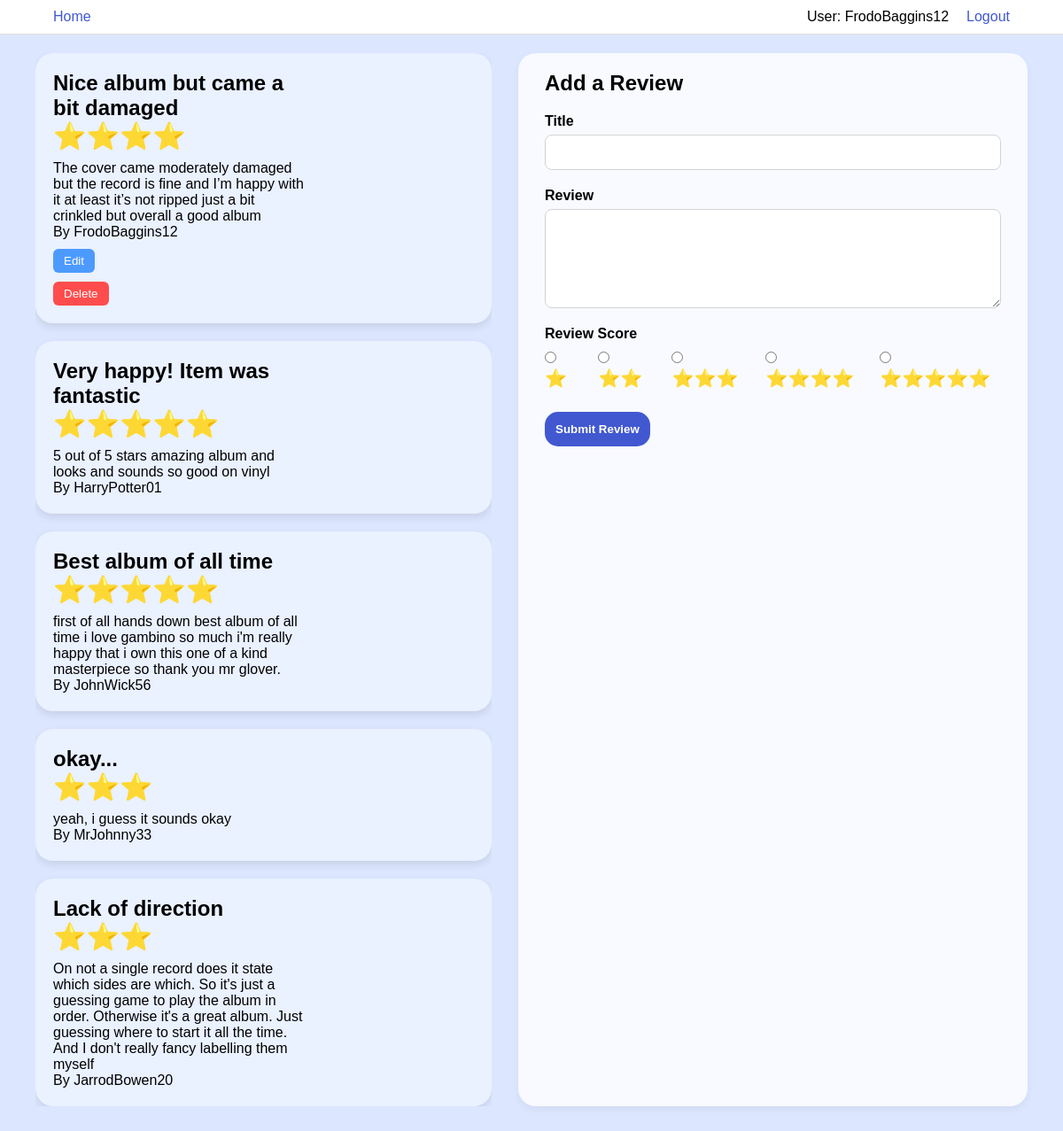
/products/d3661fff-d941-42e5-a164-9c4af6caf3f4 (signed in), run on the app's committed database.
### tables this page shows
CREATE TABLE Reviews (
        review_id TEXT PRIMARY KEY,
        product_id TEXT NOT NULL,
        username TEXT NOT NULL,
        review_title TEXT NOT NULL,
        review_body TEXT NOT NULL,
        review_score INTEGER NOT NULL,
        FOREIGN KEY (product_id) REFERENCES Products(product_id),
        FOREIGN KEY (username) REFERENCES Users(username)
    );

### Source/flask_app.py (the view, shortened to what this page needs)
@app.route("/products/<product_id>", methods=["GET", "POST"])
@login_required
def review_page(product_id):
    reviews = build_list_of_reviews(product_id)
    return render_template("review-page.html", reviews=reviews)

### Source/Helpers/build_list_of_reviews_helper.py (called while the page is built)
def build_list_of_reviews(product_id):
    query = f"SELECT review_id, review_title, review_body, review_score, username FROM {REVIEW_TABLE_NAME} WHERE product_id = ?"
    cur, con = query_database(query, params=(product_id,))
    rows = cur.fetchall()
    con.close()
    reviews = []
    for row in rows:
        review_id, review_title, review_body, review_score, username = row
        review = Review(review_id, review_title, review_body, review_score, username, product_id)
        reviews.append(review)
    return reviews

### Source/Helpers/build_user_class_from_database_helper.py (called while the page is built)
def build_user(username):
    query = f"SELECT is_admin FROM {USER_TABLE_NAME} WHERE username = ? LIMIT 1"
    cur, con = query_database(query, params=(username,))
    result = cur.fetchone()
    con.close()
    if result is None:
        return None
    else:
        return User(username, bool(result[0]))

### Source/Helpers/database_query_helper.py (called while the page is built)
def query_database(query, **kwargs):
    base_dir = os.path.dirname(os.path.abspath(__file__))
    full_path = os.path.join(base_dir, "../..", "Databases", DATABASE_FILE_NAME)
    params = kwargs.get('params', None)
    con = sqlite3.connect(full_path)
    con.execute("PRAGMA foreign_keys = ON")  # Enable foreign keys
    cur = con.cursor()
    if params is None:
        result = cur.execute(query)
    else:
        result = cur.execute(query, params)
    con.commit()
    return result, con

### Source/Models/user.py (called while the page is built)
    def get_id(self):
        return self.username

    @property
    def is_authenticated(self):
        return True

### Source/flask_app.py (called while the page is built)
@login_manager.user_loader
def load_user(username):
    return build_user(username)

### Source/templates/review-page.html (shortened to what this page needs)
{% extends "base-template.html" %}
{% block stylesheet %}
<link rel="stylesheet" href="{{ url_for('static', filename='CSS/review-page.css') }}">
{% endblock %}
{% block content %}
<div class="review-page-container">
  <div class="reviews-left">
    <div class="review-list">
      {% for review in reviews %}
      <div class="review-card">
        <div class="review-info">
          <h2>{{ review.review_title }}</h2>
          <h3>{{ "⭐️" * review.review_score }}</h3>
          <p>{{ review.review_body }}</p>
          <p>By {{ review.username }}</p>
          {% if current_user.get_id() == review.username %}
          <form method="GET" action="{{ url_for('edit_review', product_id=review.product_id, review_id=review.review_id) }}">
            <button type="submit" class="edit-btn">Edit</button>
          </form>
          <form method="POST" action="{{ url_for('delete_review_form', review_id=review.review_id) }}"
                onsubmit="return confirm('Are you sure you want to delete this review?');">
            <button type="submit" class="delete-btn">Delete</button>
          </form>
          {% endif %}
        </div>
      </div>
      {% endfor %}
    </div>
  </div>
  <div class="review-form-right">
    <h2>Add a Review</h2>
    <form method="POST">
      <div class="field">
        <label for="review_title">Title</label>
        <input type="text" id="review_title" name="review_title" required>
      </div>
      <div class="field">
        <label for="review_body">Review</label>
        <textarea id="review_body" name="review_body" rows="5" required></textarea>
      </div>
      <div class="field">
        <label>Review Score</label>
        <div class="radio-group">
          {% for i in range(1, 6) %}
          <label>
            <input type="radio" name="review_score" value="{{ i }}" required> {{ "⭐️" * i }}
          </label>
          {% endfor %}
        </div>
      </div>
      <input type="submit" value="Submit Review">
    </form>
  </div>
</div>
{% endblock %}

### Source/static/CSS/constants.css (style rules this page uses)
:root { --webpage-background: #dce7ff; --header-gradient: linear-gradient(-190deg, #8e98c5, #3239a8); --button-gradient: linear-gradient(10deg, #6c749a, #0b16ba); --border-colour: #4158d0; }

### Source/static/CSS/base-template.css (style rules this page uses)
* { margin: 0; padding: 0; box-sizing: border-box; font-family: 'Amazon Ember', sans-serif; }
html,body { padding-top: 20px; display: flex; justify-content: center; align-items: center; height: auto; width: auto; overflow-y: auto; place-items: center; background: var(--webpage-background); }

### Source/static/CSS/review-page.css (style rules this page uses)
.review-page-container { display: flex; gap: 30px; padding: 20px 40px 40px; height: 100%; box-sizing: border-box; }
.reviews-left { flex: 1; overflow-y: auto; }
.review-list { display: flex; flex-direction: column; gap: 20px; padding: 0; }
.review-card { display: flex; justify-content: space-between; align-items: center; background: #eaf1ff; border-radius: 20px; padding: 20px; box-shadow: 0px 4px 10px rgba(0, 0, 0, 0.1); }
.review-info { max-width: 60%; }
.review-info h2 { margin-bottom: 0; }
.review-info h3 { font-size: 30px; margin-bottom: 10px; }
.review-form-right { flex: 1; background: #f8faff; border-radius: 20px; padding: 20px 30px; box-shadow: 0px 4px 10px rgba(0,0,0,0.05); overflow-y: auto; }
.review-form-right h2 { margin-bottom: 20px; user-select: none; }
.review-form-right form .field { margin-bottom: 20px; display: flex; flex-direction: column; }
.review-form-right form label { font-weight: 600; margin-bottom: 6px; user-select: none; }
.review-form-right form input[type="text"], .review-form-right form input[type="number"], .review-form-right form textarea { padding: 10px; border: 1px solid lightgrey; border-radius: 8px; font-size: 16px; resize: vertical; }
.review-form-right form input[type="submit"] { background: #4158d0; color: white; font-weight: 600; padding: 12px; border: none; border-radius: 15px; cursor: pointer; transition: background-color 0.3s ease; }
.delete-btn { background-color: #ff4d4d; color: white; border: none; padding: 6px 12px; border-radius: 6px; cursor: pointer; margin-top: 10px; }
.edit-btn { background-color: #4d9aff; color: white; border: none; padding: 6px 12px; border-radius: 6px; cursor: pointer; margin-top: 10px; }
.radio-group { display: flex; gap: 15px; }
.radio-group label { font-size: 20px; user-select: none; cursor: pointer; }
input[type="radio"] { margin-right: 6px; cursor: pointer; }

### data on the page
Reviews: review_title "Nice album but came a bit damaged", review_score "⭐️⭐️⭐️⭐️", review_body "The cover came moderately damaged but the record is fine and I’m happy with it at least it’s not ripped just a bit crinkled but overall a good album", username "FrodoBaggins12"
Reviews: review_title "Very happy! Item was fantastic", review_score "⭐️⭐️⭐️⭐️⭐️", review_body "5 out of 5 stars amazing album and looks and sounds so good on vinyl", username "HarryPotter01"
Reviews: review_title "Best album of all time", review_score "⭐️⭐️⭐️⭐️⭐️", review_body "first of all hands down best album of all time i love gambino so much i'm really happy that i own this one of a kind masterpiece so thank you mr glover.", username "JohnWick56"
Reviews: review_title "okay...", review_score "⭐️⭐️⭐️", review_body "yeah, i guess it sounds okay", username "MrJohnny33"
Reviews: review_title "Lack of direction", review_score "⭐️⭐️⭐️", review_body "On not a single record does it state which sides are which. So it's just a guessing game to play the album in order. Otherwise it's a great album. Just guessing where to start it all the time. And I don't really fancy labelling them myself", username "JarrodBowen20"

### other printed values
{{ current_user.get_id() }} "FrodoBaggins12"
{{ "⭐️" * i }} "⭐️" "⭐️⭐️" "⭐️⭐️⭐️" "⭐️⭐️⭐️⭐️" "⭐️⭐️⭐️⭐️⭐️"
